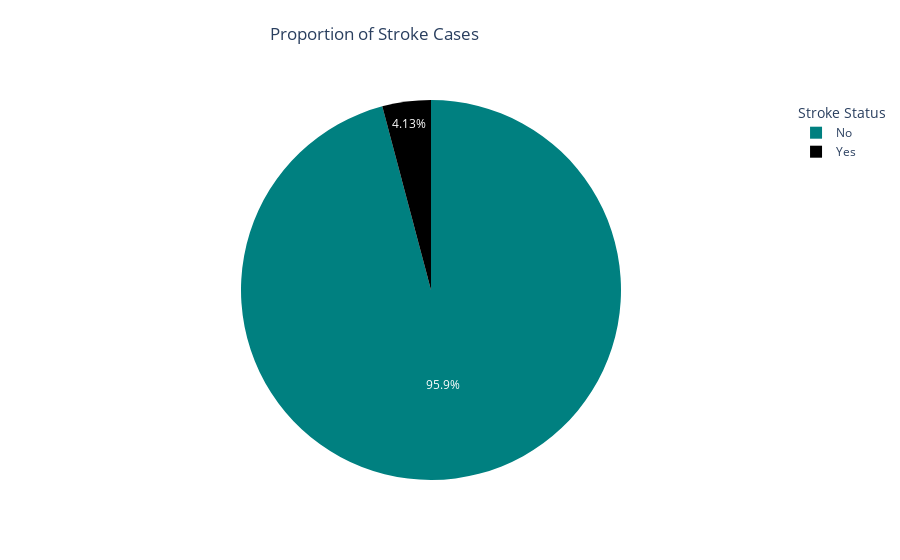

Notebook cell for this chart:
### Code cell
fig = px.pie(
    stroke_count, values=stroke_count.values, names=['No', 'Yes'], 
    title = 'Proportion of Stroke Cases', 
    color_discrete_sequence=plot_color)

fig.update_layout(legend_title_text = 'Stroke Status', title_x=0.3, title_y = 0.95)
#fig.show()

### Figure 1 — Plotly figure (JSON) as saved in the notebook; plotly's stock layout.template omitted (floating-point values rounded to 4 significant figures)
{"data": [{"domain": {"x": [0, 1], "y": [0, 1]}, "hovertemplate": "label=%{label}<br>value=%{value}<extra></extra>", "labels": ["No", "Yes"], "legendgroup": "", "name": "", "showlegend": true, "type": "pie", "values": [14671, 632]}], "layout": {"legend": {"title": {"text": "Stroke Status"}, "tracegroupgap": 0}, "piecolorway": ["#008080", "black"], "title": {"text": "Proportion of Stroke Cases", "x": 0.3, "y": 0.95}}}
